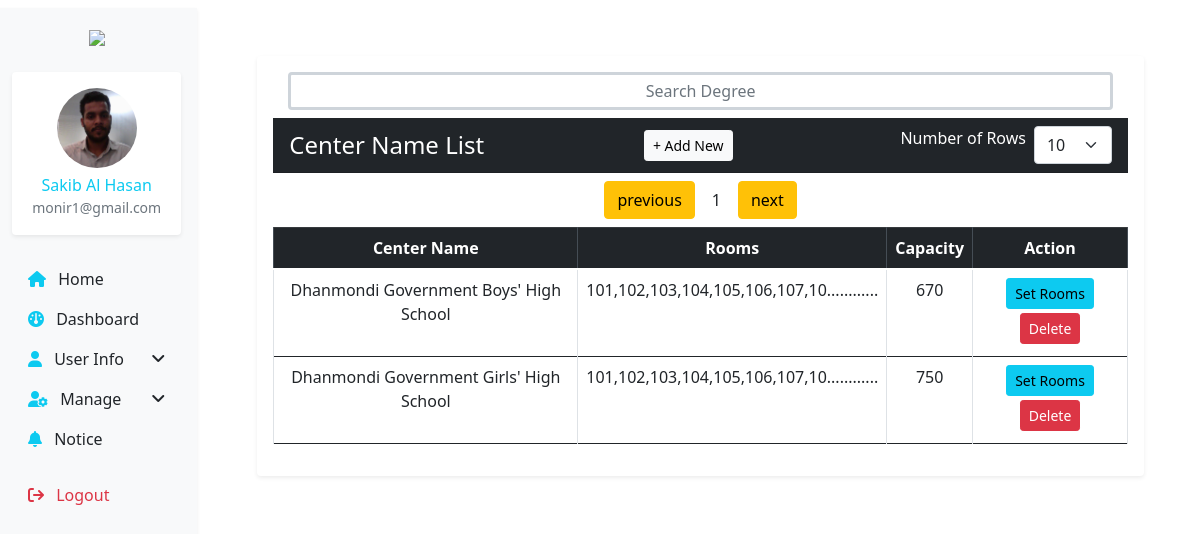
Page /index.php?page=rooms (signed in) on the committed database.
### tables this page shows
CREATE TABLE `exam_rooms` (
  `id` int NOT NULL,
  `center_id` int DEFAULT NULL,
  `room_name` varchar(250) DEFAULT NULL,
  `capacity` int DEFAULT NULL
);

CREATE TABLE `exam_centers` (
  `id` int NOT NULL,
  `center_name` varchar(200) DEFAULT NULL,
  `address` text,
  `city` varchar(100) DEFAULT NULL,
  `contact_person` varchar(100) DEFAULT NULL,
  `contact_phone` varchar(30) DEFAULT NULL,
  `total_rooms` int DEFAULT NULL,
  `status` tinyint DEFAULT '1',
  `student_capecity` int DEFAULT NULL
);

### index.php (called while the page is built)
<?php
require_once 'route/web.php';
?>

### database/database.php (called while the page is built, shortened)
<?php
    class database{
        protected function connect(){
            $this->host = "localhost";
            $this->dbusername= 'root';
            $this->dbpassword = '';
            $this->dbname = 'job_portal_db';
            $con = new mysqli($this->host,$this->dbusername,$this->dbpassword,$this->dbname);
            return $con;
        }
    }
    class datamodel extends database{
        public function getSingleData($table, $field=' * ', $condition=''){
            $sql = "SELECT $field FROM $table";
            if($condition != '' ){
                $sql .= $condition;
            }
            $result = $this->connect()->query($sql);
            if($result){
               return $result -> fetch_object();
            }
            return null;
        }
        public function getobjectData($table, $field=' * ', $condition='',$limit= null, $offset=null){
            $sql = "SELECT $field FROM $table";
            $result = $this->connect()->query($sql);
            if($result->num_rows > 0){
                $infodata = array();
                while($row = $result->fetch_object()){
                    $infodata[] = $row;
                }
                return $infodata;
            }
            return null;
        }
    }
?>

### view/admin/add_and_manage_centers/center_rooms.php (the view, shortened to what this page needs)
<?php
   require_once 'database/database.php';
    $rooms = new datamodel();
    $center_rooms = $rooms->getobjectData('exam_rooms',' * ');
?>
<!doctype html>
<html class="no-js" lang="en">
<?php require "layouts/head.php" ?>
<body>
	<div class="wrapper p-2">
        <div class="row">
        <?php require "layouts/sidemenu.php" ?>
        <div class="col-md-10">
            <div class="content  container">
                <section>
                    <div class="container py-5">
                        <div class="card shadow-sm border-0">
                            <div class="card-body">
                                <div class="col-md-12 mb-2">
                                        <input type="text" class="text-center form-control border-3" placeholder="Search Degree" id="searchFilter">
                                </div>
                                <div class="d-flex justify-content-between align-items-center mb-1 card-header bg-dark text-white">
                                        <h4 class="mb-0">Center Name List</h4>
                                        <a href="add_job.php" class="btn btn-light btn-sm" data-bs-toggle="modal" data-bs-target="#roomModal">
                                            + Add New
                                        </a>
                                    <div class="rowfilter d-flex">
                                        <label for="" class="px-2 text-center">Number of Rows</label>
                                        <select class="form-select w-auto" id="totalrow">
                                        <option value="10">10</option>
                                        </select>
                                    </div>
                                </div>
                                <div class="pagination_div my-2 d-flex justify-content-center align-item-center">
                                    <div class="d-flex pagination">
                                        <button id="prevbtn" class="btn btn-warning">previous</button>
                                        <div id="DatapaginationID"></div>
                                        <button id="nxtbtn" class="btn btn-warning" >next</button>
                                    </div>
                                </div>
                                <div class="table-responsive">
                                    <table class="table searchtableData table-bordered table-hover align-middle text-center" id="DataTable">
                                        <thead class="table-dark">
                                            <tr>
                                                <th>Center Name</th>
                                                <th>Rooms</th>
                                                <th>Capacity</th>
                                                <th>Action</th>
                                            </tr>
                                        </thead>
                                        <tbody>
                                        <?php if(isset($center_rooms)){foreach($center_rooms as $center_room){
                                            $centers = $rooms->getSingleData('exam_centers', '*', ' Where id='.$center_room->center_id);
                                            ?>
                                            <tr>
                                                <td> <?= $centers->center_name?></td>
                                                <td><?= substr($center_room->room_name,0,30)?>............</td>
                                                <td><?= $center_room->capacity?></td>
                                                <td>
                                                    <a href="" class="btn btn-sm btn-info mb-1">Set Rooms</a>
                                                    <a href="index.php?page=setRooms&delete=<?= $center_room->id?>&<?=uniqid()?>&<?=uniqid()?>" onclick="return confirm('Are you sure you want to delete this data?')"  class="btn btn-sm btn-danger mb-1">Delete</a>
                                                </td>
                                            </tr>
                                        <?php } } ?>
                                        </tbody>
                                    </table>
                                </div>
                            </div>
                        </div>
                    </div>
                </section>
            </div>
        </div>
        </div>
    </div>
</body>
</html>

### assets/css/style.css (style rules this page uses)
:root { --primary: #eee30d; --dark: #0b0b0b; --body: #fff; --box-shadow: 0 0 20px 0px rgba(0, 0, 0, 0.4); --white: #f5f3f3; }
h1,h2,h4,h5,h6,p,ul { margin: 0; padding: 0; }
a,a:hover { text-decoration: none; }
.content { height: 100vh; overflow: scroll; scrollbar-width: none; }

### rows in the picture
exam_rooms: center.center_name "Dhanmondi Government Boys' High School", room_name "101,102,103,104,105,106,107,10", capacity "670"
exam_rooms: center.center_name "Dhanmondi Government Girls' High School", room_name "101,102,103,104,105,106,107,10", capacity "750"

### other values in the picture
$_SESSION['name'] "Sakib Al Hasan"
$_SESSION['email'] "monir1@gmail.com"
